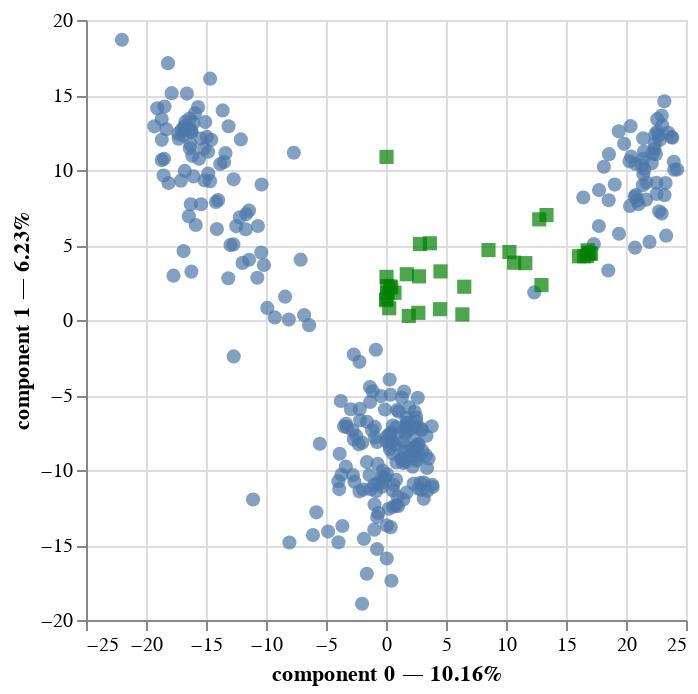

Notebook cell for this chart:
### Code cell
famd.plot(
   trainset,
    x_component=0,
    y_component=1
)

### Figure 1 — Vega-Lite specification as saved in the notebook (floating-point values rounded to 4 significant figures; data arrays with more than 128 entries replaced by an {"elided": "..."} marker saying what was removed)
{"config": {"view": {"continuousWidth": 300, "continuousHeight": 300}}, "layer": [{"mark": {"type": "circle", "size": 50}, "encoding": {"tooltip": [{"field": "index", "type": "quantitative"}, {"field": "component 0", "type": "quantitative"}, {"field": "component 1", "type": "quantitative"}], "x": {"axis": {"title": "component 0 — 10.16%"}, "field": "component 0", "scale": {"zero": false}, "type": "quantitative"}, "y": {"axis": {"title": "component 1 — 6.23%"}, "field": "component 1", "scale": {"zero": false}, "type": "quantitative"}}, "name": "view_1"}, {"data": {"name": "data-010f78e739f9441459ec4ded6f6297b4"}, "mark": {"type": "square", "color": "green", "size": 50}, "encoding": {"tooltip": [{"field": "variable", "type": "nominal"}], "x": {"field": "component 0", "scale": {"zero": false}, "type": "quantitative"}, "y": {"field": "component 1", "scale": {"zero": false}, "type": "quantitative"}}}], "data": {"name": "data-7d825cbe976191a7a2af77c7841c2406"}, "params": [{"name": "param_2", "select": {"type": "interval", "encodings": ["x", "y"]}, "bind": "scales", "views": ["view_1"]}], "$schema": "https://vega.github.io/schema/vega-lite/v5.8.0.json", "datasets": {"data-7d825cbe976191a7a2af77c7841c2406": {"elided": "292 records"}, "data-010f78e739f9441459ec4ded6f6297b4": [{"variable": "age", "component 0": 0.00773, "component 1": 1.32}, {"variable": "PNL_infiltrate", "component 0": 6.365, "component 1": 0.3711}, {"variable": "acanthosis", "component 0": 0.08672, "component 1": 2.276}, {"variable": "band_like_infiltrate", "component 0": 17.09, "component 1": 4.408}, {"variable": "clubbing_rete_ridges", "component 0": 13.38, "component 1": 6.997}, {"variable": "definite_borders", "component 0": 0.0444, "component 1": 10.87}, {"variable": "disappearance_granular_layer", "component 0": 3.656, "component 1": 5.115}, {"variable": "elongation_rete_ridges", "component 0": 12.96, "component 1": 2.33}, {"variable": "eosinophils_infiltrate", "component 0": 0.2701, "component 1": 0.7814}, {"variable": "erythema", "component 0": 0.4425, "component 1": 2.17}, {"variable": "exocytosis", "component 0": 11.61, "component 1": 3.791}, {"variable": "family_history", "component 0": 2.695, "component 1": 0.4778}, {"variable": "fibrosis_papillary_dermis", "component 0": 0.04005, "component 1": 2.876}, {"variable": "focal_hypergranulosis", "component 0": 16.5, "component 1": 4.25}, {"variable": "follicular_horn_plug", "component 0": 0.04781, "component 1": 1.409}, {"variable": "follicular_papules", "component 0": 0.3441, "component 1": 2.237}, {"variable": "hyperkeratosis", "component 0": 1.897, "component 1": 0.2688}, {"variable": "inflammatory_mononuclear_infiltrate", "component 0": 0.7077, "component 1": 1.812}, {"variable": "itching", "component 0": 4.505, "component 1": 0.7221}, {"variable": "knee_and_elbow_involvement", "component 0": 10.68, "component 1": 3.82}, {"variable": "koebner_phenomenon", "component 0": 2.753, "component 1": 2.911}, {"variable": "melanin_incontinence", "component 0": 16.86, "component 1": 4.481}, {"variable": "munro_microabcess", "component 0": 8.541, "component 1": 4.661}, {"variable": "oral_mucosal_involvement", "component 0": 16.09, "component 1": 4.249}, {"variable": "parakeratosis", "component 0": 2.835, "component 1": 5.06}, {"variable": "perifollicular_parakeratosis", "component 0": 0.1373, "component 1": 1.79}, {"variable": "polygonal_papules", "component 0": 16.96, "component 1": 4.449}, {"variable": "saw_tooth_appearance_retes", "component 0": 16.75, "component 1": 4.259}, {"variable": "scaling", "component 0": 1.731, "component 1": 3.053}, {"variable": "scalp_involvement", "component 0": 10.28, "component 1": 4.534}, {"variable": "spongiform_pustule", "component 0": 6.522, "component 1": 2.218}, {"variable": "spongiosis", "component 0": 4.54, "component 1": 3.239}, {"variable": "thinning_suprapapillary_epidermis", "component 0": 12.77, "component 1": 6.711}, {"variable": "vacuolisation_damage_basal_layer", "component 0": 16.8, "component 1": 4.647}]}}
